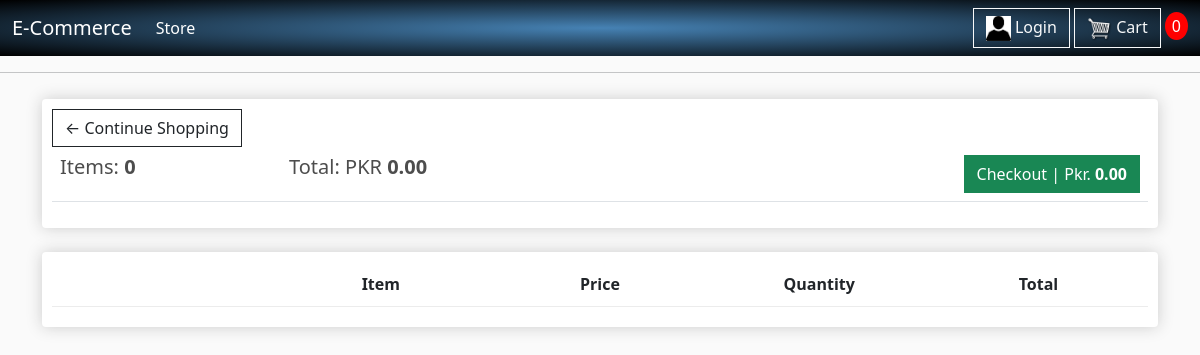
/cart/ (signed in), run on an earlier commit of the app's database.
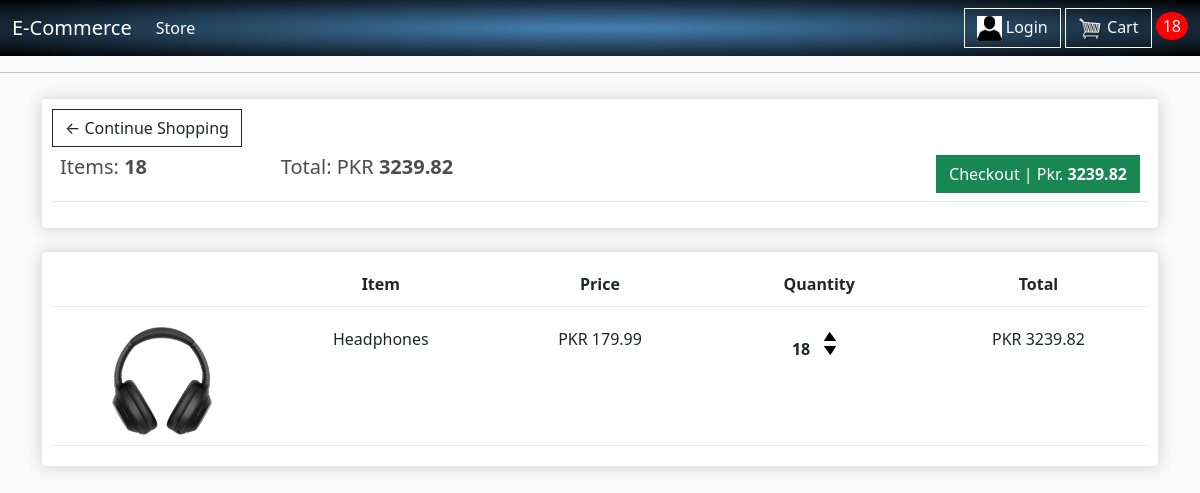
And on a later commit of the database.
### store/models.py (models this page shows, shortened)
class Order(models.Model):
	customer = models.ForeignKey(Customer, on_delete = models.SET_NULL, null = True, blank = True)
	date_ordered = models.DateTimeField(auto_now_add = True)
	complete = models.BooleanField(default = False)
	transaction_id = models.CharField(max_length = 100, null = True)
	@property
	def get_cart_total(self):
		orderItems = self.orderitem_set.all()
		total = sum([item.get_total for item in orderItems])
		return total
	@property
	def get_cart_items(self):
		orderItems = self.orderitem_set.all()
		total = sum([item.quantity for item in orderItems])
		return total

class OrderItem(models.Model):
	product = models.ForeignKey(Product, on_delete = models.SET_NULL, null = True, blank = True)
	order = models.ForeignKey(Order, on_delete = models.SET_NULL, null = True, blank = True)
	quantity = models.IntegerField(default = 0, null = True, blank = True)
	date_ordered = models.DateTimeField(auto_now_add = True)
	@property
	def get_total(self):
		total = self.product.price * self.quantity
		return total

class Product(models.Model):
	name = models.CharField(max_length = 200, null = True)
	price = models.DecimalField(max_digits = 7, decimal_places = 2)
	digital = models.BooleanField(default = False, null = True, blank = True)
	image = models.ImageField(null = True, blank = True)  # After adding this, go to settings.py to MEDIA_ROUTE
	@property
	def imageURL(self):
		try:
			url = self.image.url
		except:
			url = ''
		return url  # Now update the img in store.html from product.image.url to product.imageURL

### store/views.py (the view, shortened to what this page needs)
# urls.py: path('cart/', views.cart, name = "cart"),
def cart(request):
	if request.user.is_authenticated:
		customer = request.user.customer
		order, created = Order.objects.get_or_create(customer = customer, complete = False)  # get_or_create() => Queries an obj with certain val, if it doesn't exist, it creates it
		items = order.orderitem_set.all()  # Getting All the orderitems that have a certain order as parent | we can query child obj by setting the parent val & then the child obj with all lowercase values
		cartItems = order.get_cart_items
	context = {'items': items, 'order': order, 'cartItems': cartItems}
	return render(request, 'store/cart.html', context)

### store/templates/store/cart.html (shortened to what this page needs)
{% extends 'store/main.html' %}
{% load static %}
{% block content %}
<div class="row">
    <div class="col-lg-12">
        <div class="box-element">
            <a class="btn btn-outline-dark" href="{% url 'store' %}">&#x2190; Continue Shopping</a>
            <br>
            <table class="table">
                <tr>
                    <th>
                        <h5>Items: <strong> {{order.get_cart_items}} </strong></h5>
                    </th>
                    <th>
                        <h5>Total: PKR <strong> {{order.get_cart_total|floatformat:2}} </strong></h5>
                    </th>
                    <th>
                        <a style="float:right" ; margin:5px; class="btn btn-success" href="{% url 'checkout' %}">Checkout
                            | Pkr.
                            <strong> {{order.get_cart_total|floatformat:2}} </strong></a>
                    </th>
                </tr>
            </table>
        </div>
        <br>
        <div class="box-element">
            <div class="cart-row">
                <div style="flex:2"></div>
                <div style="flex:2"><strong> Item </strong></div>
                <div style="flex:2"><strong> Price </strong></div>
                <div style="flex:2"><strong> Quantity</strong></div>
                <div style="flex:2"><strong> Total </strong></div>
            </div>
            {% for item in items %}
            <div class="cart-row">
                <div style="flex:2"><img class="row-image" src="{{item.product.imageURL}}"></div>
                <div style="flex:2"> {{item.product.name}}</div>
                <div style="flex:2"> PKR {{item.product.price|floatformat:2}}</div>
                <div style="flex:2">
                    <p class="quantity"> {{item.quantity}} </p>
                    <div class="quantity">
                        <img data-product={{item.product.id}} data-action="add" class="chg-quantity update-cart"
                             src="{% static  'images/arrow-up.png' %}">
                        <img data-product={{item.product.id}} data-action="remove" class="chg-quantity update-cart"
                             src="{% static  'images/arrow-down.png' %}">
                    </div>
                </div>
                <div style="flex:2"> PKR {{item.get_total|floatformat:2}}</div>
            </div>
            {% endfor %}
        </div>
    </div>
</div>
{% endblock content %}

### store/templates/store/main.html (shortened to what this page needs)
<!DOCTYPE html>
{% load static %}
<html>
<head>
    <link href="https://cdn.jsdelivr.net/npm/bootstrap@5.1.3/dist/css/bootstrap.min.css" rel="stylesheet"
>
    <link rel="stylesheet" type="text/css" href="{% static 'css/main.css' %}">
</head>
<body>
<nav class="navbar navbar-expand-lg navbar-dark bg-dark" id="nb">
    <div class="container-fluid">
        <a class="navbar-brand" href="{% url 'store' %}">E-Commerce</a>
        <div class="collapse navbar-collapse" id="navbarSupportedContent">
            <ul class="navbar-nav me-auto mb-2 mb-lg-0">
                <li class="nav-item">
                    <a class="nav-link active" aria-current="page" href="{% url 'store' %}">Store</a>
                </li>
            </ul>
        </div>
        <div class="form-inline my-2 my-lg-0">
            <a href="#" class="btn btn-outline-light">
                <img id="login-icon" src="{% static 'images/login.png' %}"> Login
            </a>
            <a class="btn btn-outline-light" href="{% url 'cart' %}">
                <img id="cart-icon" src="{% static 'images/cart.png' %}"> Cart
            </a>
            <p id="cart-total"> {{cartItems}} </p>
        </div>
    </div>
</nav>
<hr>
<div class="container">
    {% block content %}
    {% endblock content %}
</div>
</body>
</html>

### static/css/main.css (style rules this page uses)
body { background-color: hsl(0, 0%, 98%);*/ }
#nb { background-image: repeating-radial-gradient(steelblue, black); }
h1,h2,h3,h4,h5,h6 { color:hsl(0, 0%, 30%); }
.box-element { box-shadow:hsl(0, 0%, 80%) 0 0 16px; background-color: #fff; border-radius: 4px; padding: 10px; }
.bg-dark { background-color: #4f868c!important; }
#login-icon { width:25px; display: inline-block; margin-left: 0px; }
#cart-icon { width:25px; display: inline-block; margin-left: 0px; }
#cart-total { display: inline; text-align: center; color:#fff; background-color: red; width: 50px; height: 55px; border-radius: 50%; font-size: 16px; padding:3px 7px 3px 7px; text-align:center; }
.col-lg-4, .col-lg-6, .col-lg-8, .col-lg-12 { margin-top: 10px; }
.btn { border-radius: 0; }
.row-image { width: 100px; }
.cart-row { display: flex; padding-top:10px; align-items: flex-stretch; padding-bottom: 10px; margin-bottom: 10px; border-bottom: 1px solid #ececec; text-align:center; }
.quantity { display: inline-block; font-weight: 700; padding-right:10px; }
.chg-quantity { width: 12px; cursor: pointer; display: block; margin-top: 5px; transition:.1s; }

What changed in the data, as far as the page shows it:
computed for Order: get_cart_items "0" → "18"; get_cart_total "0.00" → "3239.82"
added OrderItem: product.imageURL (picture), product.name "Headphones", product.price "179.99", quantity "18", get_total "3239.82"
Also different on the page:
{{ cartItems }}: "0" → "18"
